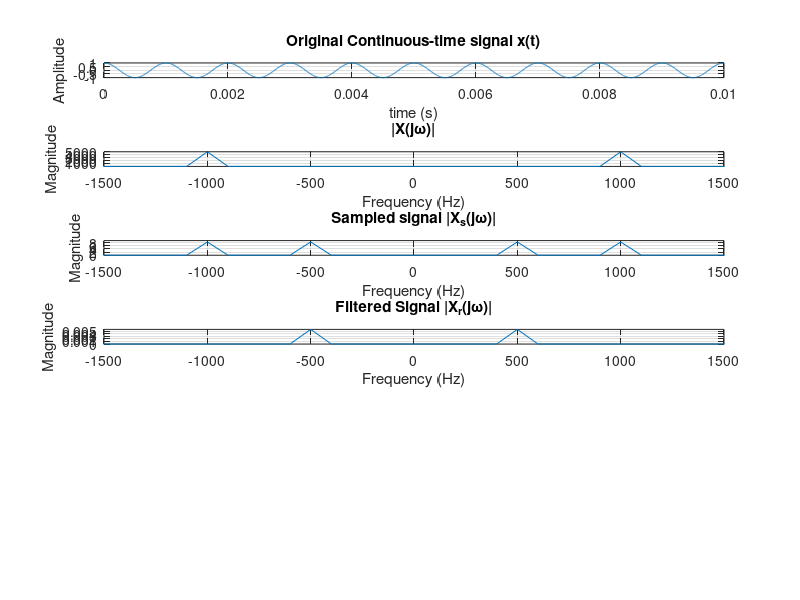

Source code (MATLAB): (Note: this script raises an error after producing the figure.)
clear all
%% Declare Variables
Trep = 1e-6;
t = [0:Trep:0.01];
ftone = 1000;
fs = 1500;
Ts = 1/fs;

xt = cos(2*pi*ftone*t);
%% Continuous Signal
subplot(6,1,1);
plot(t, xt);grid
xlabel("time (s)");
ylabel("Amplitude");
title('Original Continuous-time signal x(t)');

%% Fourier Transfrom
Xjw = fft(xt);
Xjw = fftshift(Xjw);
faxis = linspace(-1/Trep/2,1/Trep/2,length(Xjw));
subplot(6,1,2);
plot(faxis, abs(Xjw));grid
axis([-fs fs -inf inf])
xlabel("Frequency (Hz)");
ylabel("Magnitude")
title('|X(j\omega)|');


%% Impulse train
y = zeros(size(t));
y(1:1/(fs*Trep):end) = 1;

%Xs(t)
xs = xt .* y;

%% Fourier transform of Xs
Xsjw = fft(xs, length(t));
Xsjw = fftshift(Xsjw);
Xsjw(find(abs(Xsjw) < 2)) = 0; 

subplot(6,1,3);
plot(faxis, abs(Xsjw));grid
axis([-fs fs -inf inf]);
xlabel("Frequency (Hz)");
ylabel("Magnitude");
title('Sampled signal |X_s(j\omega)|');

%% Filtered signal low pass filter
Hr = Ts * (abs(2 * pi * faxis) < (pi/Ts));

% Hr = zeros(1, length(faxis));
% 
% for i = 1:length(faxis)
%   if abs(2 * pi * faxis(i)) < (pi / Ts)
%     Hr(i) = Ts;
%   end
% end

Xrjw =  Xsjw .* Hr;

subplot(6,1,4);
plot(faxis, abs(Xrjw));grid
axis([-fs fs -inf inf]);
xlabel("Frequency (Hz)");
ylabel("Magnitude");
title('Filtered Signal |X_r(j\omega)|');

%% Reconstructed signal
xrt = Inv_Fourier(Xrjw);

xrt=max(xt)/max(xrt)*xrt;

subplot(6,1,5);
plot(t, xrt); grid
xlabel("Time (s)");
ylabel("Amplitude");
title('Reconstructed signal x_r(t)');

subplot(6,1,6);
plot(t,xt, '-r', t, xrt, '-c');grid
xlabel("Time (s)");
ylabel("Amplitude");
legend('Original Signal x(t)', 'Reconstructed Signal x_r(t)')
title('Original Signal x(t) & Reconstructed signal x_r(t)');

